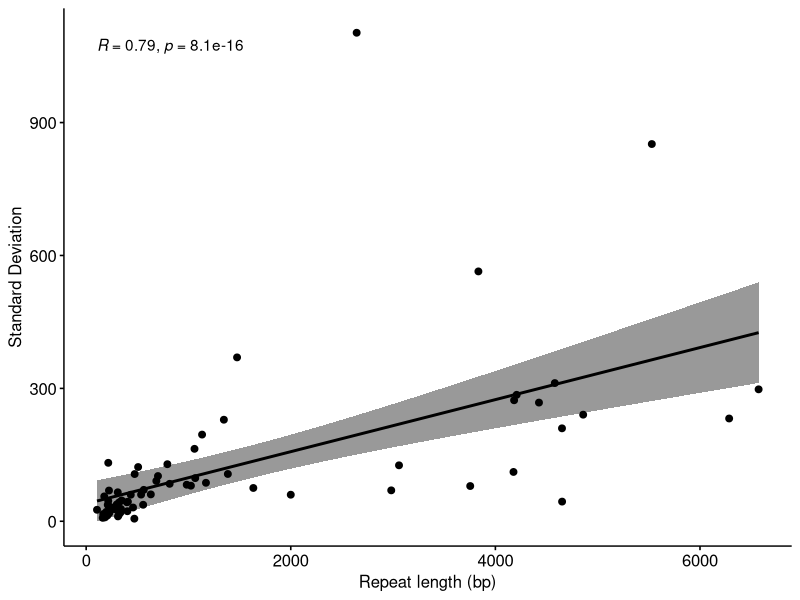
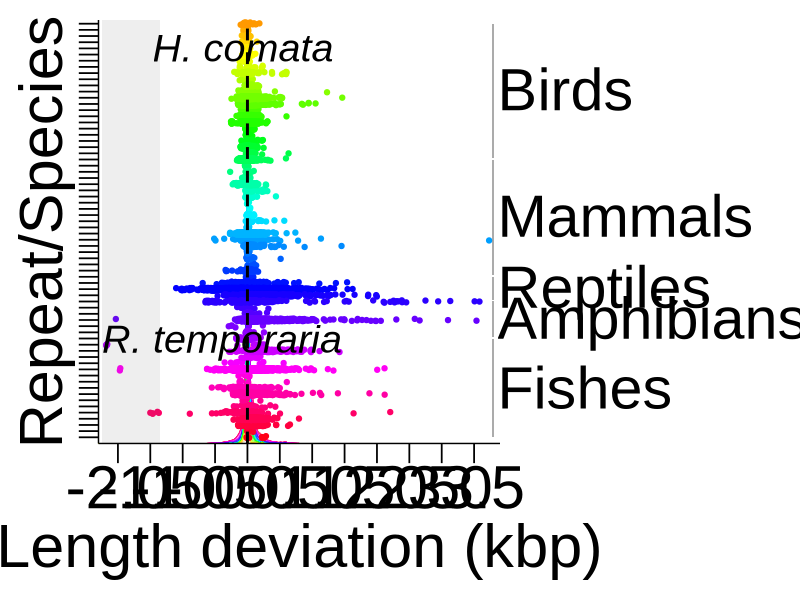

Write the R code that produced these figures, in order.
setwd(dirname(rstudioapi::getSourceEditorContext()$path))

library(ggplot2)
library(dplyr)
library(tidyr)
library(scales)
library(tibble)
library(ggpubr)
library(grid)
library(ggrepel)

table1 <- read.csv("heterozygosity_summary.txt", header=TRUE, sep="\t")

datalist = list()

for (i in 1:ncol(table1)) {
  data<-data.frame(cbind.data.frame(colnames(table1[i]), na.omit(table1[i])))
  colnames(data)<-c("group","value")
  datalist[[i]] <- data
}

HET = do.call(rbind, datalist)

t.test(HET$value, alternative = "greater")

table2 <- read.csv("regions.txt", header=FALSE, sep="\t")
colnames(table2)<-c("species","ID","start","end","type")
table2$match <- paste(table2$ID,"_",table2$type, sep="")
table2$diff <- (table2$end - table2$start)

sd<-table1 %>% lapply(na.omit) %>% lapply(sd)

sd<-do.call(rbind, lapply(sd, as.data.frame))
sd<-tibble::rownames_to_column(sd, "match")

data <- merge(sd,table2,by="match")

#CORRELATION repeat length/variance
cor_length_repeat <- data.frame(data$ID, data$diff, data$`X[[i]]`)
names(cor_length_repeat) <- c("dataset","repeat_size","sd")

cor(cor_length_repeat$repeat_size, cor_length_repeat$sd, method = "kendall")
cor(cor_length_repeat$repeat_size, cor_length_repeat$sd, method = "pearson")
cor(cor_length_repeat$repeat_size, cor_length_repeat$sd, method = "spearman")

ggscatter(cor_length_repeat, x = "repeat_size", y = "sd", 
          add = "reg.line", conf.int = TRUE, 
          cor.coef = TRUE, cor.method = "spearman",
          xlab = "Repeat length (bp)", ylab = "Standard Deviation")

png("Fig. 3.png", width = 2000, height = 1200)

#plot

plot1<-ggplot(HET, aes(x = value, group = group, color = group)) +
  geom_area(aes(y = ..density.. * 53),
            size = 0.1, stat = 'density', alpha=0.01)+
  geom_point(data=HET,aes(y = group), position = position_jitter(w = 0, h = 0.2))+
  geom_vline(xintercept=0,
             color="black", linetype="dashed", size=1)+
  annotate("rect", xmin = -2250, xmax = -1350,  ymin = 0, ymax = Inf, alpha = .1)+
        scale_color_manual(values=rev(rainbow(ncol(table1), start = 0.1)))+
  annotate("rect", xmin = max(HET$value)+50, xmax = max(HET$value)+80,  ymin = 1, ymax = 17, alpha = .5)+
  annotate("rect", xmin = max(HET$value)+50, xmax = max(HET$value)+80,  ymin = 17+0.3, ymax = 23, alpha = .5)+
  annotate("rect", xmin = max(HET$value)+50, xmax = max(HET$value)+80,  ymin = 23+0.3, ymax = 27, alpha = .5)+
  annotate("rect", xmin = max(HET$value)+50, xmax = max(HET$value)+80,  ymin = 27+0.3, ymax = 46, alpha = .5)+
  annotate("rect", xmin = max(HET$value)+50, xmax = max(HET$value)+80,  ymin = 46+0.3, ymax = 68, alpha = .5)+
  annotate("text", x = max(HET$value)+60+70, y = (1+17)/2, label = "Fishes", family = "Arial",size = 15, hjust=0) +
  annotate("text", x = max(HET$value)+60+70, y = (17+23)/2+0.3, label = "Amphibians", family = "Arial",size = 15, hjust=0) +
  annotate("text", x = max(HET$value)+60+70, y = (23+27)/2+0.3, label = "Reptiles", family = "Arial",size = 15, hjust=0) +
  annotate("text", x = max(HET$value)+60+70, y = (27+46)/2+0.3, label = "Mammals", family = "Arial",size = 15, hjust=0) +
  annotate("text", x = max(HET$value)+60+70, y = (46+68)/2+0.3, label = "Birds", family = "Arial",size = 15, hjust=0)+
  theme(
    plot.margin = unit(c(1,15,1,1), "lines"),
    panel.grid.major = element_blank(), panel.grid.minor = element_blank(),
    panel.background = element_blank(), axis.line = element_line(colour = "black"),
    legend.position = "none",
    axis.title = element_text(family = "Arial",
                              size = rel(4),colour = "black"), 
    axis.text = element_text(family = "Arial",
                             size = rel(4), colour = "black"),
    axis.ticks.length = unit(.50, "cm"),
    axis.ticks = element_line(colour = "black", size=(0.6)),
    #axis.ticks.y = element_blank(),
    axis.text.y=element_blank()
  )+
  scale_x_continuous(breaks = scales::pretty_breaks(n = 9), labels=function(x) format(x/1000, big.mark = ",", scientific = FALSE), limits = c(-2300,3900), expand=c(0,0))+
  labs(y="Repeat/Species", x = "Length deviation (kbp)")+
  geom_text_repel(aes(y=65,label=ifelse(value  == -1970,"C. anna","")), vjust=0, family = "Arial",size = 10, hjust=0, color="black", fontface = "italic", segment.color = NA)+
  geom_text_repel(aes(y=68,label=ifelse(value  == -2032,"H. comata","")), vjust=-2, hjust=-0.2, family = "Arial",size = 10, hjust=0, color="black", fontface = "italic", segment.color = NA)+
  geom_text_repel(aes(y=58,label=ifelse(value  == -2177,"C. canorus","")), vjust=0, family = "Arial",size = 10, hjust=0, color="black", fontface = "italic", segment.color = NA)+
  geom_text_repel(aes(y=21,label=ifelse(value  == -1464,"R. temporaria","")), vjust=1.6, hjust=1, family = "Arial",size = 10, hjust=0, color="black", fontface = "italic", segment.color = NA)+
  coord_cartesian(clip = 'off')
#  geom_text(aes(label=group, y=group),hjust=0, vjust=0)
  
plot1

dev.off()
